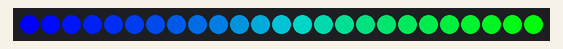
This sketch was run on a simulated Arduino Uno, built with avr-gcc and run on an emulated ATmega328P. On the bench: 25 RGB LEDs in strip order, left to right. Random numbers use the default seed unless the sketch sets one.

Above: at 2.4 s.
At 12.2 s:
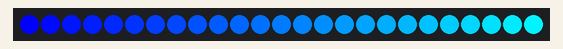
At 21.9 s:
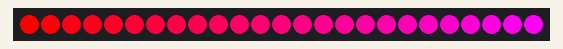
At 31.7 s:
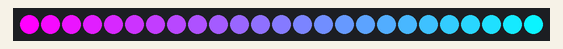

The sketch:

neopixel_mood_2.ino
```cpp
#include <Adafruit_NeoPixel.h>

#define LED_PIN 3
#define LED_COUNT 25
#define BRIGHTNESS 255

Adafruit_NeoPixel strip(LED_COUNT, LED_PIN, NEO_GRB + NEO_KHZ800);

int red[3] = {255, 0, 0};
int green[3] = {0, 255, 0};
int blue[3] = {0, 0, 255};
int yellow[3] = {255, 255, 0};
int cyan[3] = {0, 255, 255};
int magenta[3] = {255, 0, 255};

int colors[6] =
{
  red,
  green,
  blue,
  yellow,
  cyan,
  magenta
};

void setup() {
  strip.begin();
  strip.setBrightness(255);
}

void loop() {
  randomSeed(analogRead(random(7)));
  for (int i = 0; i < 15; i++)
  {
    int start_color = random(6);
    int end_color = random(6);

    while (start_color == end_color)
    {
      start_color = random(6);
      end_color = random(6);
    }

    colorGradientOn(colors[start_color], colors[end_color], 2);
    delay(5000);
    colorGradientOff(colors[start_color], colors[end_color], 2);
  }

  rainbow(20000, 20, 2.5);
}


void colorGradient(int col_1[], int col_2[])
{
  for (int i = 0; i < LED_COUNT; i++)
  {
    int red = map(i, 0, LED_COUNT, col_1[0], col_2[0]);
    int green = map(i, 0, LED_COUNT, col_1[1], col_2[1]);
    int blue = map(i, 0, LED_COUNT, col_1[2], col_2[2]);
    strip.setPixelColor(i, red, green, blue);
  }
  strip.show();
}

void rainbow(unsigned int num_loop, int vel, float cycle_len)
{
  for (int i = 0; i < num_loop; i++)
  {
    for (int j = 0; j < LED_COUNT; j++)
    {
      strip.setPixelColor((LED_COUNT - j - 1), strip.ColorHSV(map(j, 0, LED_COUNT, 0, 65536.0 / cycle_len) + i*vel, 255, 255));
    }
    strip.show();
  }
}

void colorWipe(uint32_t color, int wait) {
  for (int i = 0; i < strip.numPixels(); i++) { // For each pixel in strip...
    strip.setPixelColor(i, color);         //  Set pixel's color (in RAM)
    strip.show();                          //  Update strip to match
    delay(wait);                           //  Pause for a moment
  }
}

void colorWiping(int repeat, int waiting) {
  for (int i = 0; i < repeat; i++){
    randomSeed(analogRead(random(7)));
    int r = random(255);
    randomSeed(analogRead(random(7)));
    int g = random(255);
    randomSeed(analogRead(random(7)));
    int b = random(255);
    colorWipe(strip.Color(r, g, b), waiting);
  }
}

void colorGradientOn(int col_1[], int col_2[], int del)
{
  for (int j = 0; j <= 255; j++)
  {
    for (int i = 0; i < LED_COUNT; i++)
    {
      int red = map(i, 0, LED_COUNT, col_1[0], col_2[0]);
      int green = map(i, 0, LED_COUNT, col_1[1], col_2[1]);
      int blue = map(i, 0, LED_COUNT, col_1[2], col_2[2]);

      int b_red = map(j, 0, 255, 0, red);
      int b_green = map(j, 0, 255, 0, green);
      int b_blue = map(j, 0, 255, 0, blue);

      strip.setPixelColor(i, b_red, b_green, b_blue);
    }
    strip.show();
  }
  delay(del);
}


void colorGradientOff(int col_1[], int col_2[], int del)
{
  for (int j = 255; j >= 0; j--)
  {
    for (int i = 0; i < LED_COUNT; i++)
    {
      int red = map(i, 0, LED_COUNT, col_1[0], col_2[0]);
      int green = map(i, 0, LED_COUNT, col_1[1], col_2[1]);
      int blue = map(i, 0, LED_COUNT, col_1[2], col_2[2]);

      int b_red = map(j, 0, 255, 0, red);
      int b_green = map(j, 0, 255, 0, green);
      int b_blue = map(j, 0, 255, 0, blue);

      strip.setPixelColor(i, b_red, b_green, b_blue);
    }
    strip.show();
  }
  delay(del);
}
```

Measured:
- what the display in image 1 shows lasts 7.4 s, from 12.1 s to 19.5 s
